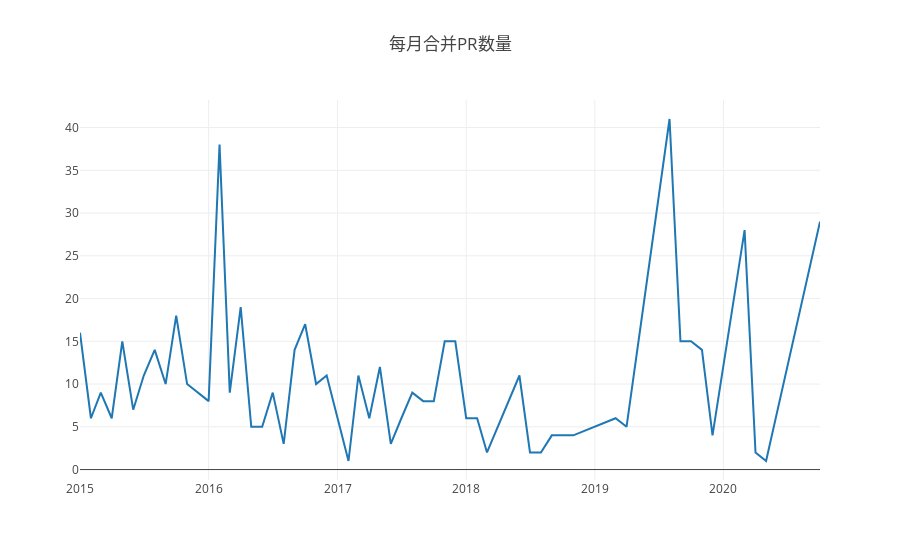

This figure's notebook cell:
### Code cell
//这里是三题第二问
var years = [2015,2016,2017,2018,2019,2020,2021];
var repo_id = 2579314;
Promise.all(
  years.map((year) => {
    return query(`
    select pull_merged_at
    from github_log.year${year}
    where repo_id=${repo_id} and type = 'PullRequestEvent'
    `);
  })
).then((data) => {
  const mergeData = {};
  for (let i = 0; i < data.length; i++) {
    for (let j = 0; j < data[i].length; j++) {
        if (mergeData.hasOwnProperty(data[i][j].pull_merged_at.slice(0, 7))) {
          mergeData[data[i][j].pull_merged_at.slice(0, 7)] += 1;
        } else {
          mergeData[data[i][j].pull_merged_at.slice(0, 7)] = 1;
        }
    }
  }
  const mergeDataOrder = Object.fromEntries(Object.entries(mergeData).sort());
  let month = [];
  let mergeNum = [];
  for (const key in mergeDataOrder) {
      if(key>'2015'){
        month.push(key);
        mergeNum.push(mergeDataOrder[key]);
      }
  }

  openDigger.render.plotly([
    {
      x: month,
      y: mergeNum,
      type: "scatter",
    },
  ], { title: "每月合并PR数量" });
});

### Figure 1 — Plotly figure (JSON) as saved in the notebook; plotly's stock layout.template omitted (floating-point values rounded to 4 significant figures)
{"data": [{"type": "scatter", "x": ["2015-01", "2015-02", "2015-03", "2015-04", "2015-05", "2015-06", "2015-07", "2015-08", "2015-09", "2015-10", "2015-11", "2016-01", "2016-02", "2016-03", "2016-04", "2016-05", "2016-06", "2016-07", "2016-08", "2016-09", "2016-10", "2016-11", "2016-12", "2017-01", "2017-02", "2017-03", "2017-04", "2017-05", "2017-06", "2017-07", "2017-08", "2017-09", "2017-10", "2017-11", "2017-12", "2018-01", "2018-02", "2018-03", "2018-06", "2018-07", "2018-08", "2018-09", "2018-11", "2019-03", "2019-04", "2019-08", "2019-09", "2019-10", "2019-11", "2019-12", "2020-03", "2020-04", "2020-05", "2020-10"], "y": [16, 6, 9, 6, 15, 7, 11, 14, 10, 18, 10, 8, 38, 9, 19, 5, 5, 9, 3, 14, 17, 10, 11, 6, 1, 11, 6, 12, 3, 6, 9, 8, 8, 15, 15, 6, 6, 2, 11, 2, 2, 4, 4, 6, 5, 41, 15, 15, 14, 4, 28, 2, 1, 29]}], "layout": {"autosize": true, "title": {"text": "每月合并PR数量"}, "xaxis": {"autorange": true, "range": ["2015-01-01", "2020-10-01"], "type": "date"}, "yaxis": {"autorange": true, "range": [-1.222, 43.22], "type": "linear"}}}
